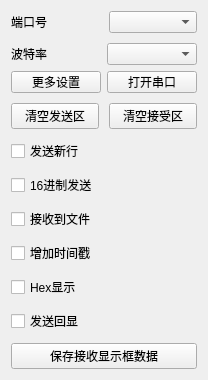
<?xml version="1.0" encoding="UTF-8"?>
<ui version="4.0">
 <class>PortSettingsForm</class>
 <widget class="QWidget" name="PortSettingsForm">
  <property name="geometry">
   <rect>
    <x>0</x>
    <y>0</y>
    <width>208</width>
    <height>338</height>
   </rect>
  </property>
  <property name="windowTitle">
   <string>Form</string>
  </property>
  <layout class="QVBoxLayout" name="verticalLayout">
   <property name="spacing">
    <number>10</number>
   </property>
   <item>
    <layout class="QHBoxLayout" name="horizontalLayout">
     <item>
      <widget class="QLabel" name="label">
       <property name="text">
        <string>端口号</string>
       </property>
      </widget>
     </item>
     <item>
      <widget class="QComboBox" name="cmb_Port"/>
     </item>
    </layout>
   </item>
   <item>
    <widget class="QStackedWidget" name="stackedWidget">
     <property name="sizePolicy">
      <sizepolicy hsizetype="Preferred" vsizetype="Preferred">
       <horstretch>0</horstretch>
       <verstretch>0</verstretch>
      </sizepolicy>
     </property>
     <property name="maximumSize">
      <size>
       <width>16777215</width>
       <height>50</height>
      </size>
     </property>
     <property name="currentIndex">
      <number>0</number>
     </property>
     <widget class="QWidget" name="page">
      <property name="sizePolicy">
       <sizepolicy hsizetype="Preferred" vsizetype="Fixed">
        <horstretch>0</horstretch>
        <verstretch>0</verstretch>
       </sizepolicy>
      </property>
      <layout class="QVBoxLayout" name="verticalLayout_2">
       <property name="leftMargin">
        <number>0</number>
       </property>
       <property name="topMargin">
        <number>0</number>
       </property>
       <property name="rightMargin">
        <number>0</number>
       </property>
       <property name="bottomMargin">
        <number>0</number>
       </property>
       <item>
        <layout class="QHBoxLayout" name="horizontalLayout_2">
         <item>
          <widget class="QLabel" name="label_2">
           <property name="sizePolicy">
            <sizepolicy hsizetype="Preferred" vsizetype="Fixed">
             <horstretch>0</horstretch>
             <verstretch>0</verstretch>
            </sizepolicy>
           </property>
           <property name="text">
            <string>波特率</string>
           </property>
          </widget>
         </item>
         <item>
          <widget class="QComboBox" name="cmb_Baud">
           <property name="sizePolicy">
            <sizepolicy hsizetype="Preferred" vsizetype="Fixed">
             <horstretch>0</horstretch>
             <verstretch>0</verstretch>
            </sizepolicy>
           </property>
          </widget>
         </item>
        </layout>
       </item>
       <item>
        <layout class="QHBoxLayout" name="horizontalLayout_3">
         <item>
          <widget class="QPushButton" name="btn_SerialSet">
           <property name="sizePolicy">
            <sizepolicy hsizetype="Preferred" vsizetype="Fixed">
             <horstretch>0</horstretch>
             <verstretch>0</verstretch>
            </sizepolicy>
           </property>
           <property name="text">
            <string>更多设置</string>
           </property>
          </widget>
         </item>
         <item>
          <widget class="QPushButton" name="btn_OpenSerial">
           <property name="sizePolicy">
            <sizepolicy hsizetype="Preferred" vsizetype="Fixed">
             <horstretch>0</horstretch>
             <verstretch>0</verstretch>
            </sizepolicy>
           </property>
           <property name="text">
            <string>打开串口</string>
           </property>
          </widget>
         </item>
        </layout>
       </item>
      </layout>
     </widget>
     <widget class="QWidget" name="page_2">
      <property name="sizePolicy">
       <sizepolicy hsizetype="Preferred" vsizetype="Expanding">
        <horstretch>0</horstretch>
        <verstretch>0</verstretch>
       </sizepolicy>
      </property>
     </widget>
    </widget>
   </item>
   <item>
    <layout class="QHBoxLayout" name="horizontalLayout_4">
     <item>
      <widget class="QPushButton" name="btn_ClearSend">
       <property name="text">
        <string>清空发送区</string>
       </property>
      </widget>
     </item>
     <item>
      <widget class="QPushButton" name="btn_ClearRecv">
       <property name="text">
        <string>清空接受区</string>
       </property>
      </widget>
     </item>
    </layout>
   </item>
   <item>
    <widget class="QCheckBox" name="cb_SendNewLine">
     <property name="text">
      <string>发送新行</string>
     </property>
    </widget>
   </item>
   <item>
    <widget class="QCheckBox" name="cb_SendHex">
     <property name="text">
      <string>16进制发送</string>
     </property>
    </widget>
   </item>
   <item>
    <widget class="QCheckBox" name="cb_RecvToFile">
     <property name="text">
      <string>接收到文件</string>
     </property>
    </widget>
   </item>
   <item>
    <widget class="QCheckBox" name="cb_AddTime">
     <property name="text">
      <string>增加时间戳</string>
     </property>
    </widget>
   </item>
   <item>
    <widget class="QCheckBox" name="cb_HexShow">
     <property name="text">
      <string>Hex显示</string>
     </property>
    </widget>
   </item>
   <item>
    <widget class="QCheckBox" name="cb_ShowSend">
     <property name="text">
      <string>发送回显</string>
     </property>
    </widget>
   </item>
   <item>
    <widget class="QPushButton" name="btn_saveData">
     <property name="text">
      <string>保存接收显示框数据</string>
     </property>
    </widget>
   </item>
   <item>
    <spacer name="verticalSpacer">
     <property name="orientation">
      <enum>Qt::Vertical</enum>
     </property>
     <property name="sizeHint" stdset="0">
      <size>
       <width>20</width>
       <height>40</height>
      </size>
     </property>
    </spacer>
   </item>
  </layout>
 </widget>
 <resources/>
 <connections/>
</ui>
